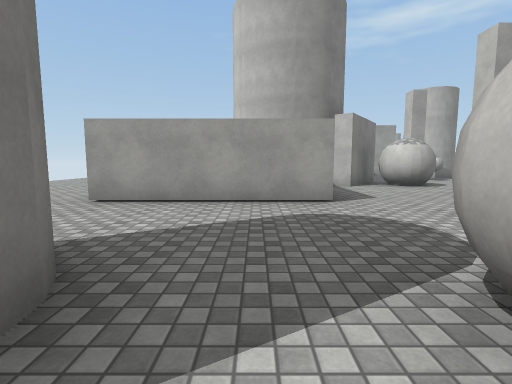
view 1 (above)

20 first-person views from a walk through a Unity game level. The camera is 1.3 m above the floor, tilts 6° down and sees 85° across. The floor is counted in squares, 2 m on a side. Each view is taken from the middle of a square. On the plan, view 1 faces up. The plan holds only what a view shows up to about 9 squares ahead; the rest is blank. The place goes on beyond the plan. Surface patterns are stand-ins for the level's own textures.

view 2
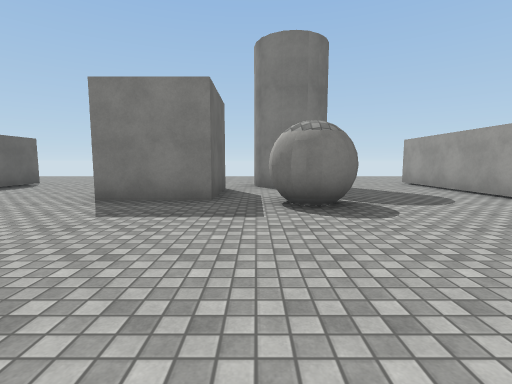

view 3
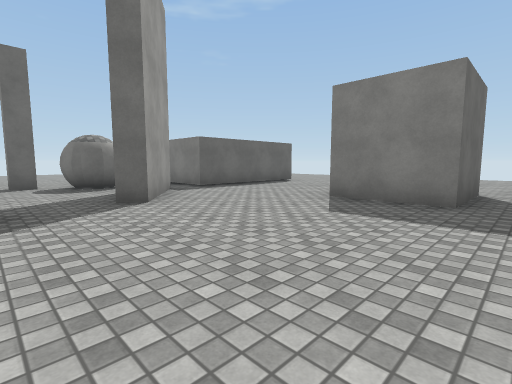

view 4
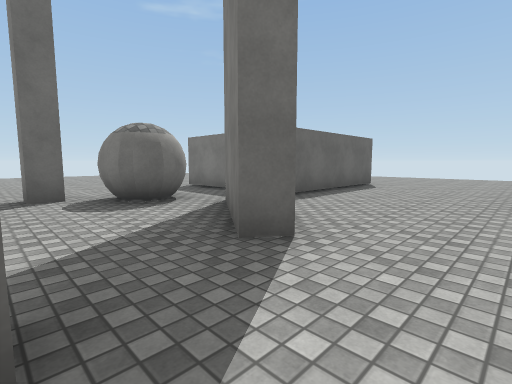

view 5
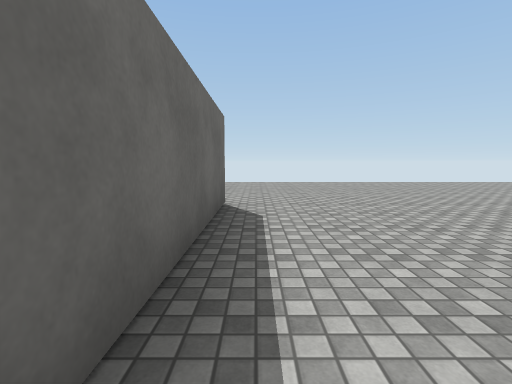

view 6
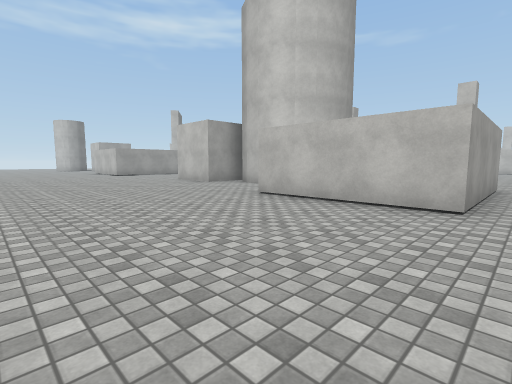

view 7
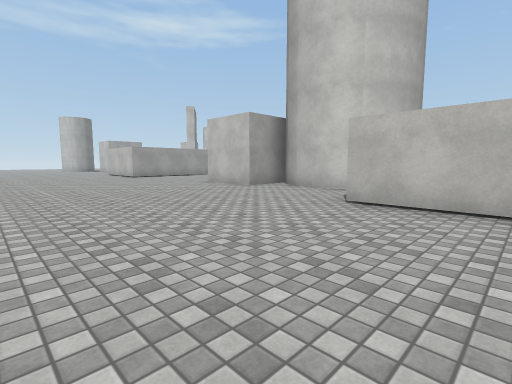

view 8
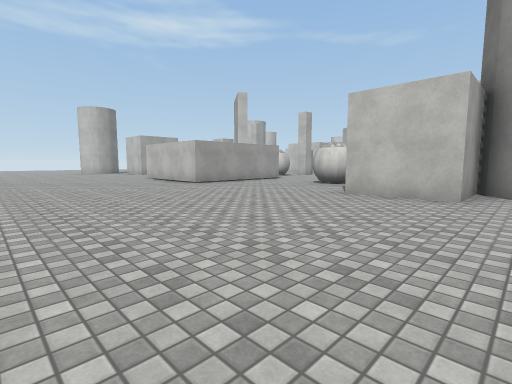

view 9
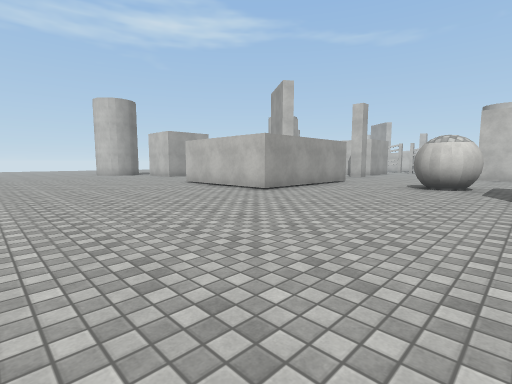

view 10
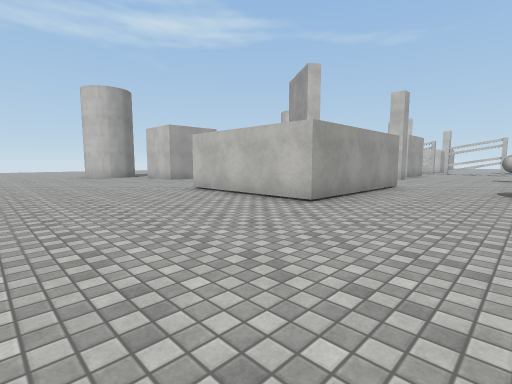

view 11
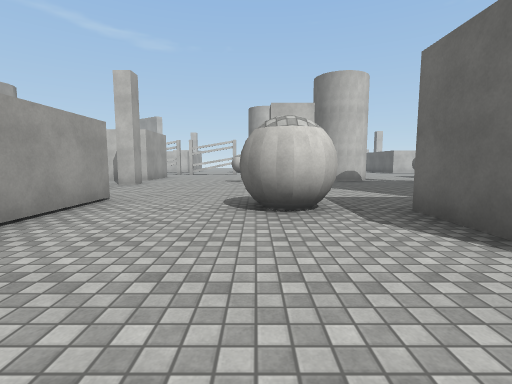

view 12
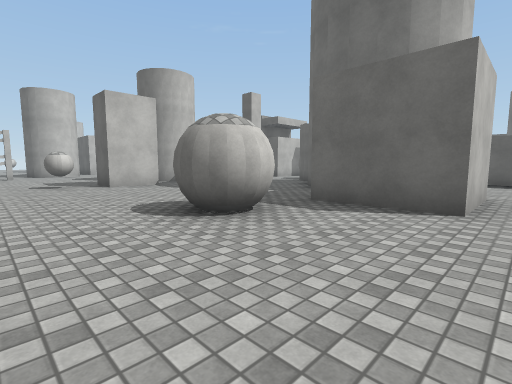

view 13
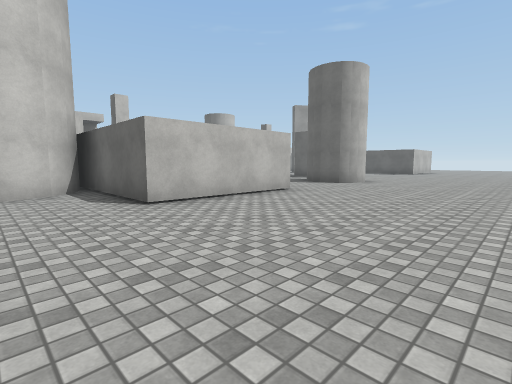

view 14
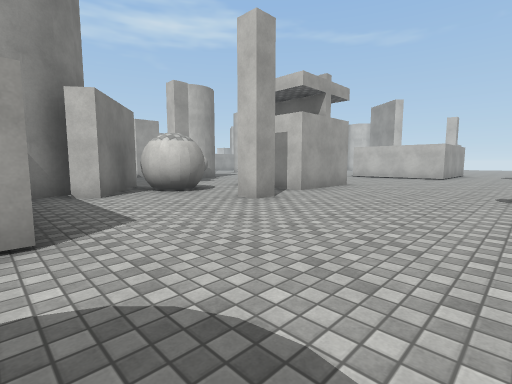

view 15
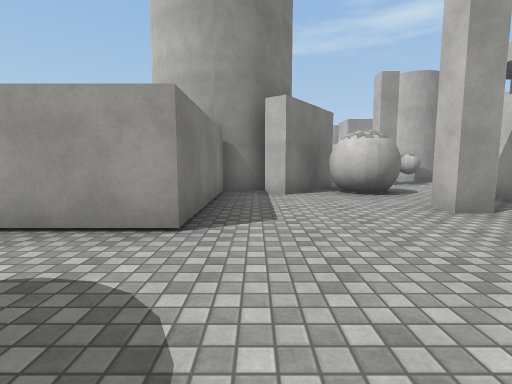

view 16
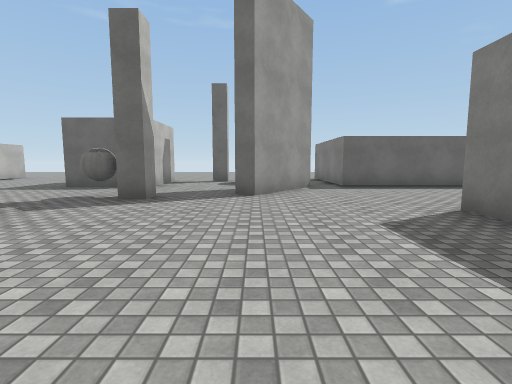

view 17
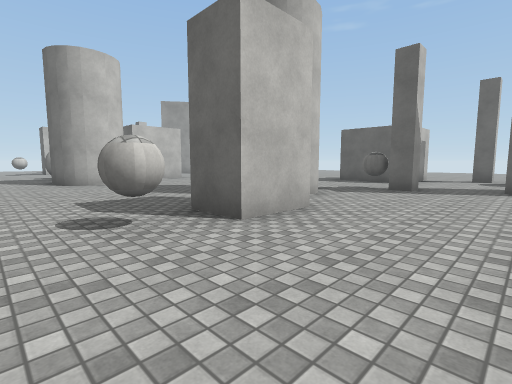

view 18
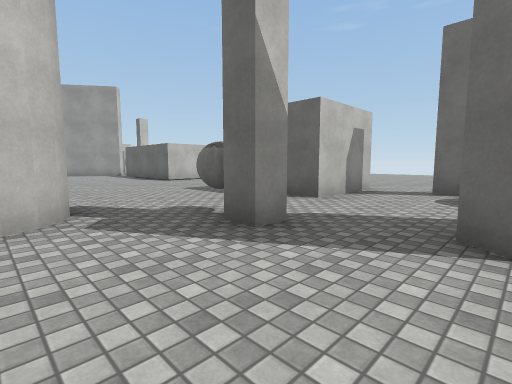

view 19
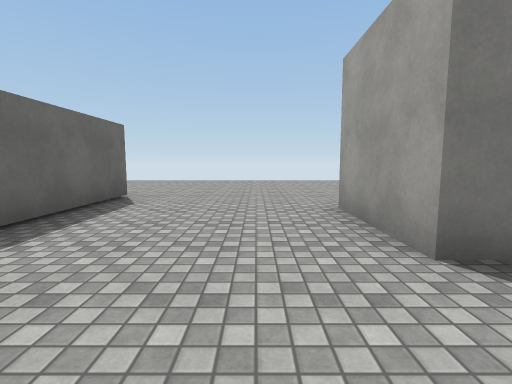

view 20
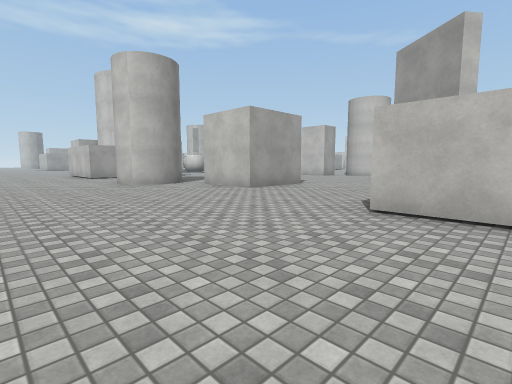

### Floor plan
Key: @ floor where view 1 was taken; # wall or solid block; x gap in a wall; . floor; B ball.
Columns run from 7 left of view 1 to 14 right of it. Each row starts with its distance up from view 1.
 27   ..
 26  ....
 25  .....
 24  .....
 23 ......
 22 .....#
 21 .....#
 20 .....#
 19 .....#####....
 18 ...............
 17 .............B...
 16 ........#........
 15 ........#....#
 14 ..............
 13 ......##......
 12 ......## .....
 11 .......###.. ..
 10 .......# # # .B
  9 .......#####...
  8 .....####.###.
  7 .....#  #.....#
  6 .....#  #...#.##..
  5 .....####..........
  4 ....................
  3 .....................
  2 ..............B.......
  1 .....##.##....x.....##
  0 .....#.@......#.....#
 -1 ......###......  ...
 -2 ......###......#
 -3 ...................
 -4 .............#B.......
 -5 ...........#..........
 -6 ..........##.........
 -7 .....####.....###...
 -8  ....#  #.##..#  ...

Where each view was taken, in squares from view 1:
view 1: 0 up, 0 right, facing up
view 2: 0 up, 6 right, facing left
view 3: 0 up, 6 right, facing down-left
view 4: 3 down, 6 right, facing down-left
view 5: 6 down, 2 right, facing left
view 6: 4 up, 7 left, facing up-right
view 7: 6 up, 7 left, facing up-right
view 8: 11 up, 7 left, facing up-right
view 9: 14 up, 7 left, facing up-right
view 10: 16 up, 6 left, facing up-right
view 11: 16 up, 3 left, facing right
view 12: 18 up, 2 left, facing down-right
view 13: 10 up, 7 left, facing down-right
view 14: 2 up, 1 right, facing up-right
view 15: 2 up, 2 right, facing up
view 16: 1 up, 4 right, facing down
view 17: 3 up, 4 right, facing down-right
view 18: 2 down, 4 right, facing down-right
view 19: 4 down, 3 right, facing left
view 20: 8 down, 6 left, facing up-right
